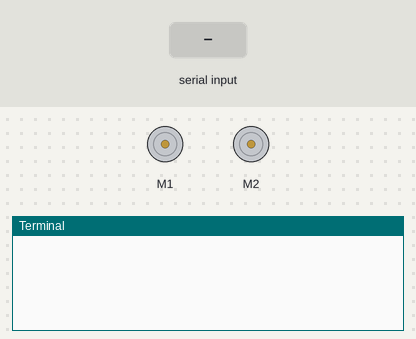
Recording of a program running on a simulated Raspberry Pi (BCM pin numbers) with a Build HAT. On the bench: 2 × DC motor (green arrow = forward, orange = backward, longer = faster), the last lines printed to the terminal. The test bench sets the inputs (shaded band). The clock reads 2024-03-15 10:24:30 at power-on unless the program sets it.

Above: at 1.2 s.
1.3 s: "STOP" typed at the terminal
At 2.2 s:
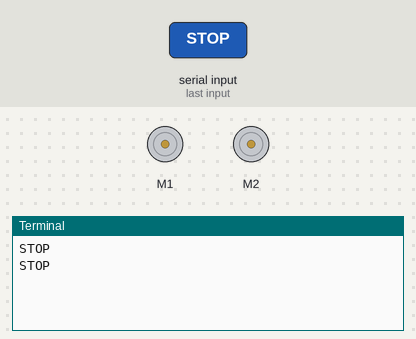
2.8 s: "A" typed at the terminal
At 3.3 s:
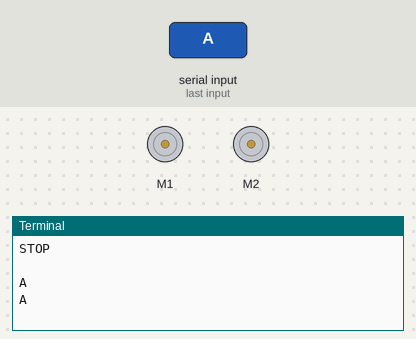
4.3 s: "B" typed at the terminal
At 5.6 s:
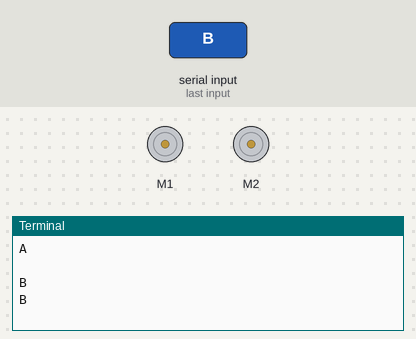

The program:

Motors.py
```python
from buildhat import Motor
import re
import sys
import logging

motor = {
    'A': Motor('A'),
    'B': Motor('B')
}
pattern = re.compile("^[AB]\-?\d+$")

for line in sys.stdin:
    print(line)
    if (line.strip().upper() == "STOP"):
        motor["A"].stop()
        motor["B"].stop()
    else:
        splits = line.strip().upper().split()
        for split in splits:
            if (re.match(pattern, split)):
                wheel = split[0:1]
                speed = int(split[1:])
                if (wheel == "A"):
                    print("motorA")
                    motor["A"].start(speed)
                if (wheel == "B"):
                    print("motorB")
                    motor["B"].start(speed * -1)
```

Measured:
- after the input at 1.3 s, the terminal: prints a new line at once (image 1)
- after the input at 2.8 s, the terminal: prints a new line at once (image 2)
- after the input at 4.3 s, the terminal: prints a new line at once (image 3)
